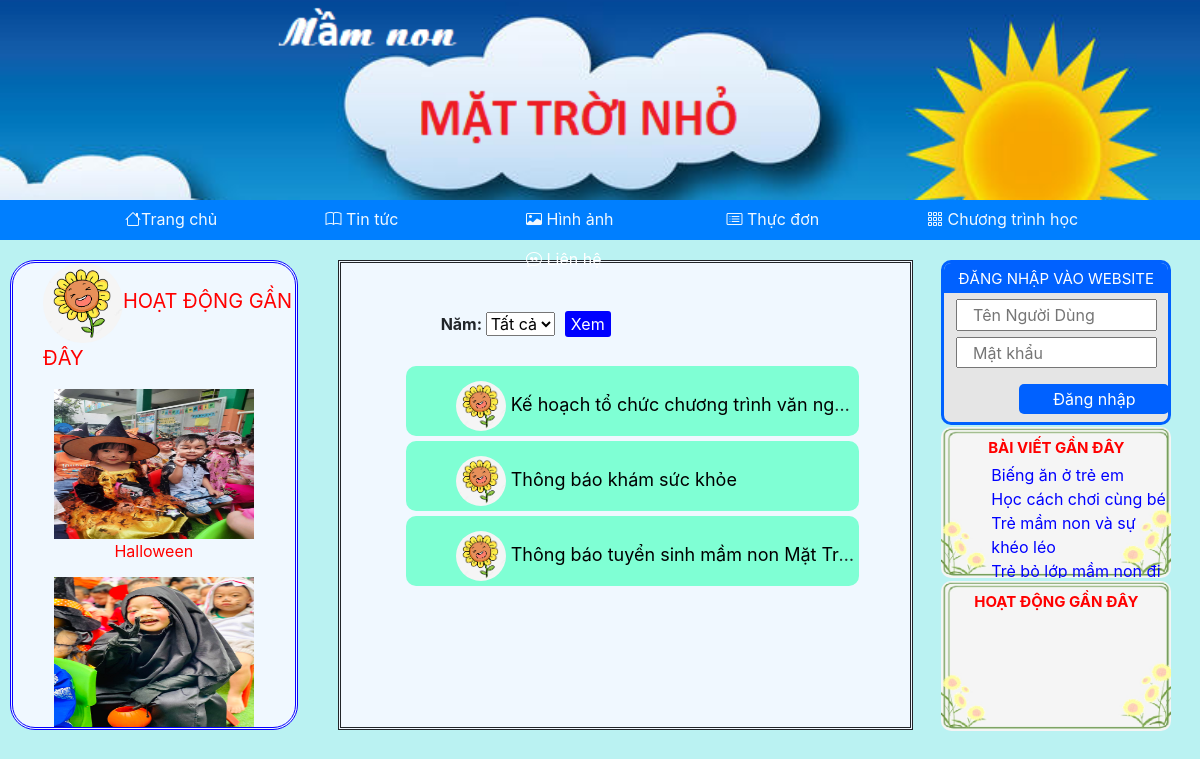
The app's page /inc/thongbao.php with its own data.
### tables this page shows
CREATE TABLE `anh` (
  `MAGV` varchar(10) NOT NULL,
  `LINK` varchar(1000) NOT NULL,
  `CHUDE` varchar(1000) NOT NULL,
  `THOIGIAN` date NOT NULL,
  `DIADIEM` varchar(1000) NOT NULL
);

CREATE TABLE `baidang` (
  `MABD` int(11) NOT NULL,
  `TIEUDE` varchar(1000) NOT NULL,
  `LINK` varchar(1000) NOT NULL,
  `THELOAI` varchar(30) NOT NULL,
  `MAGV` varchar(20) NOT NULL,
  `NGAYDANG` date NOT NULL
);

### inc/thongbao.php (the view, shortened to what this page needs)
<?php
    require_once("../connect.php");
    require_once("../inc/heading.php");
?>
<html>
    <head>
    </head>
    <body>
        <div id='content'>
            <div id='hdanh'>
                <p style=' font-size: 20; color: red; margin-left: 30px;'><img src='../css/huongduong.png' style='width: 80px; height: 80px; border-radius: 50%; '>HOẠT ĐỘNG GẦN ĐÂY</p>
                <div id='img-dong'>
                    <div id='anh'>
                        <?php
                            $q=$conn->query("SELECT * FROM `anh` ORDER BY THOIGIAN DESC");
                            $i=0;
                            while($rd=$q->fetch_assoc()){
                                if($i<5){
                                    echo "<div id='img-hd'><img src='".$rd["LINK"]."' style='width: 200; height: 150;'><br>".$rd["CHUDE"]."</div>";
                                    $i=$i+1;
                                }
                                else{
                                    break;
                                }
                            }
                        ?>
                    </div>
                </div>
            </div>
            <div id='xemimg'>
                <br><br>
                <?php
                    echo "<b style='margin-left: 100px;'>Năm: </b><select id='nam-img'>
                        <option>Tất cả</option>";
                    echo "</select>";
                    echo "<button style='margin-left: 10px; border: none; border-radius: 3px; background-color: blue; color: white;'
                                                onclick='xem()'>Xem</button><br><br>";
                    ?>
                    <div id='hframe'>
                        <?php
                            $q2=$conn->query("SELECT*FROM baidang WHERE THELOAI='Thông báo' ORDER BY NGAYDANG DESC");
                            echo "<ul id='listimg'>";
                            while($r2=$q2->fetch_assoc()){
                                echo "<li><div id='frame-img'><img src='../css/huongduong.png' style='width: 50px; height: 50px; border-radius: 50%'>
                                        <a href='".$r2["LINK"]."';>".$r2["TIEUDE"]."</a></div></li>";
                            }
                            echo "</ul>"
                     ?>
                    </div>
            </div>
            <div id="log">
                    <div id="login">
                            <div class="label-login">
                                    ĐĂNG NHẬP VÀO WEBSITE
                            </div>
                            <form id="fdn" method="POST" name="flogin" action="../login.php">
                                <input type="text" name='tendn' id="tendn" placeholder="   Tên Người Dùng" class="input-user">
                                <input type="password" name='mk' id="mk" placeholder="   Mật khẩu" class="input-user">
                            </form>
                            <button id="btnDN" onclick="check()">Đăng nhập</button>
                    </div>
                    <div id='gocthayco'>
                        <p style="text-align:center; font-size: 15; color: red; margin-top: 10px;margin-bottom: 3px;"><b>BÀI VIẾT GẦN ĐÂY</b></p>
                        <ul style='list-style-type: none;'>
                        <?php
                            $q=$conn->query("SELECT*FROM baidang WHERE THELOAI='Bài viết'");
                            $i=0;
                            while($rt=$q->fetch_assoc()){
                                if($i<4){
                                    echo "<li style=' margin-left: 10px; '><a style='color: blue;' href='".$rt["LINK"]."'>".$rt["TIEUDE"]."</a></li>";
                                    $i=$i+1;
                                }
                                else{
                                    break;
                                }
                            }
                        ?>
                        </ul>
                    </div>
                    <div id='hd'>
                         <p style="text-align:center; font-size: 15; color: red; margin-top: 10px; margin-bottom: 3px;"><b>HOẠT ĐỘNG GẦN ĐÂY</b></p>
                    </div>
            </div>
        </div>
    </body>
</html>

### inc/thongbao.php (style rules this page uses)
body { background-color: #baf2f2; }
#content { width: 100%; background-color: #baf2f2; display:flex; }
#xemimg { width: 50%; height: 470px; margin-top:20px; border-style: double; background-color:aliceblue; overflow-y: auto; margin-left: 2.5%; }
#log { width:25%; height:470px; background-color: #baf2f2; margin-top: 20px; }
#login { width: 80%; height: 35%; background-color: #e5e5e5; margin-left: 10%; border-style: solid; border-radius: 10px; border-color: #0061ff; overflow-x: hidden; overflow-y: hidden; }
.label-login { width: 100%; height: 30px; text-align: center; color: white; background-color: #0061ff; font-size: 15; padding-top: 5px; }
#btnDN { width: 150px; height: 30px; background-color: #0061ff; margin-left: 75px; margin-top: 0px; color: white; border: none; font-size: 16; border-radius: 5px; }
#fdn { width: 90%; margin-left:5%; }
#fdn input { width: 100%; height: 20%; margin-top: 3%; }
#gocthayco { width: 80%; height:32%; margin-top:1%; margin-left: 10%; background-image: url("../css/khung.png"); background-size: 100% 100%; border-radius: 10px; overflow-x: hidden; }
#hd { width: 80%; height:32%; margin-top:1%; margin-left: 10%; background-image: url("../css/khung.png"); background-size: 100% 100%; border-radius: 10px; overflow-x: hidden; }
#hdanh { width: 25%; height: 470px; margin-top: 20px; margin-left: 10px; margin-right:10px; background-color:aliceblue; border-style: double; border-radius: 25px; border-color: #0800ff; overflow-y: hidden; }
#listimg li { list-style-type: none; margin-left: 25px; }
#frame-img { width:90%; margin-top: 5px; background-color: aquamarine; font-size: 18px; height: 70px; border-radius: 10px; padding-left: 50px; padding-top: 15px; display: block; display: -webkit-box; -webkit-line-clamp: 1; -webkit-box-orient: vertical; overflow: hidden; text-overflow: ellipsis; }
#frame-img a { color:black; }
#img-dong { width: 100%; height:90%; position:relative; overflow-y: hidden; }
#img-hd { width: 80%; height:45%; text-align: center; color:red; margin-left: 10%; }
#anh { position:relative; top:0px; animation-name: move; animation-duration:3s; animation-iteration-count:infinite; }

### records on screen
anh: LINK (picture), CHUDE "Halloween"
anh: LINK (picture)
baidang: TIEUDE "Kế hoạch tổ chức chương trình văn…"
baidang: TIEUDE "Thông báo khám sức khỏe"
baidang: TIEUDE "Thông báo tuyển sinh mầm non Mặt…"
baidang: TIEUDE "Biếng ăn ở trẻ em"
baidang: TIEUDE "Học cách chơi cùng bé"
baidang: TIEUDE "Trẻ mầm non và sự khéo léo"
baidang: TIEUDE "Trẻ bỏ lớp mầm non đi…"
